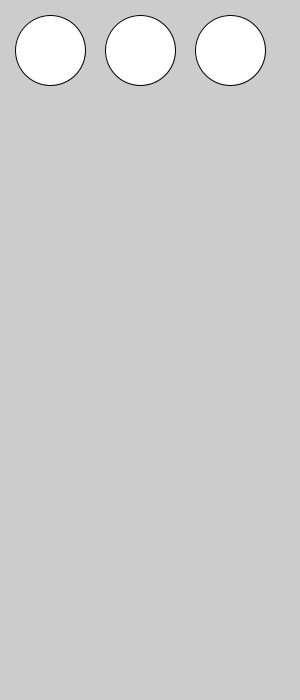
Frame 1 (no input)
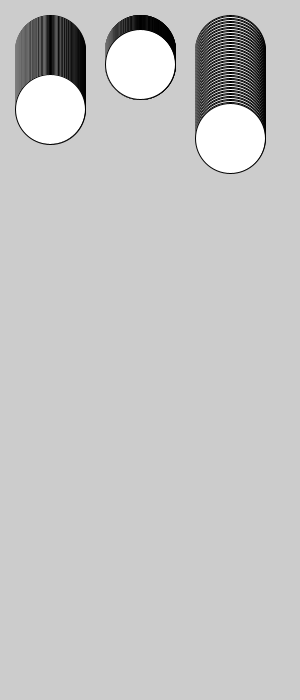
Frame 60 (the mouse pressed at the canvas centre just before this capture)
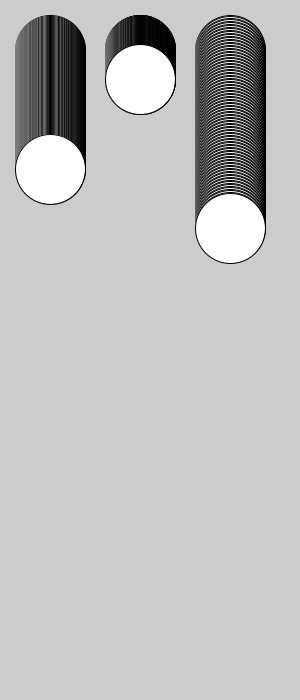
Frame 120 (the mouse held since frame 60 and released just before this capture)

The Processing sketch that drew these frames (run headless with seeded random() and noise(); from frame 60 on, the mouse is pressed at the canvas centre):

// Processing sketch: aula06_grupo01_exercicio06
// ── aula06_grupo01_exercicio06.pde
float bola=50;
float bola2=50;
float sapato=50;

void setup() {
  size(300, 700);
}

void draw() {
  ellipse(50, bola, 70, 70);
  ellipse(140, bola2, 70, 70);

  if (sapato>=650) {
    fill(0, 255, 0);
    ellipse(230, sapato, 70, 70);
  } else {
    fill(255, 255, 255);
    ellipse(230, sapato, 70, 70);
  }
  bola++;//bola=bola+1;
  bola2+=0.25;//bola2=bola2+0.25;
  sapato+=1.5;//sapato=sapato+1.5;
}
